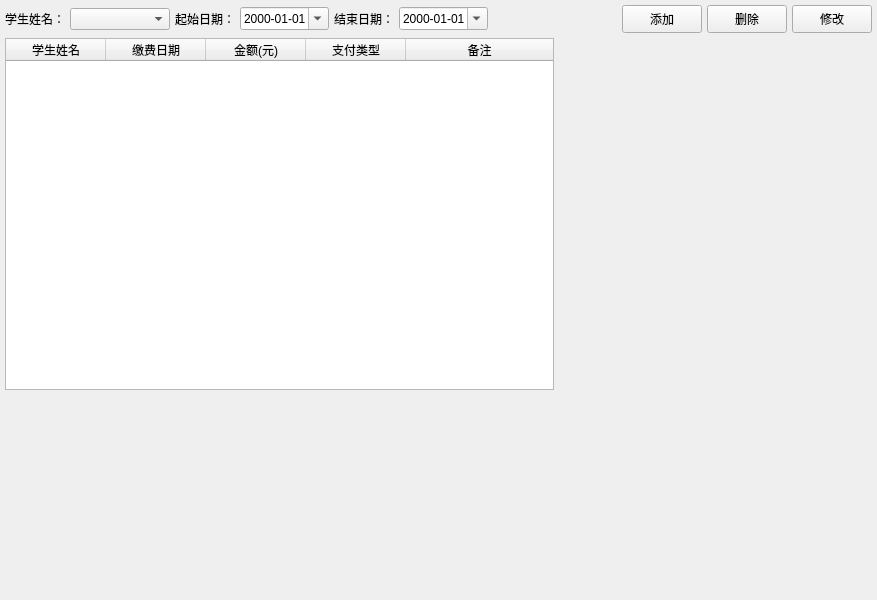
<?xml version="1.0" encoding="UTF-8"?>
<ui version="4.0">
 <class>FinancialWidget</class>
 <widget class="QWidget" name="FinancialWidget">
  <property name="geometry">
   <rect>
    <x>0</x>
    <y>0</y>
    <width>877</width>
    <height>600</height>
   </rect>
  </property>
  <property name="windowTitle">
   <string>财务管理</string>
  </property>
  <layout class="QVBoxLayout" name="verticalLayout">
   <property name="spacing">
    <number>5</number>
   </property>
   <property name="leftMargin">
    <number>5</number>
   </property>
   <property name="topMargin">
    <number>5</number>
   </property>
   <property name="rightMargin">
    <number>5</number>
   </property>
   <property name="bottomMargin">
    <number>5</number>
   </property>
   <item>
    <layout class="QVBoxLayout" name="topSection">
     <item>
      <layout class="QHBoxLayout" name="searchFilterBar">
       <item>
        <widget class="QLabel" name="labelStudent">
         <property name="text">
          <string>学生姓名：</string>
         </property>
        </widget>
       </item>
       <item>
        <widget class="QComboBox" name="comboStudent">
         <property name="minimumSize">
          <size>
           <width>100</width>
           <height>0</height>
          </size>
         </property>
        </widget>
       </item>
       <item>
        <widget class="QLabel" name="labelStartDate">
         <property name="text">
          <string>起始日期：</string>
         </property>
        </widget>
       </item>
       <item>
        <widget class="QDateEdit" name="dateStart">
         <property name="specialValueText">
          <string>不限</string>
         </property>
         <property name="displayFormat">
          <string>yyyy-MM-dd</string>
         </property>
         <property name="calendarPopup">
          <bool>true</bool>
         </property>
        </widget>
       </item>
       <item>
        <widget class="QLabel" name="labelEndDate">
         <property name="text">
          <string>结束日期：</string>
         </property>
        </widget>
       </item>
       <item>
        <widget class="QDateEdit" name="dateEnd">
         <property name="specialValueText">
          <string>不限</string>
         </property>
         <property name="displayFormat">
          <string>yyyy-MM-dd</string>
         </property>
         <property name="calendarPopup">
          <bool>true</bool>
         </property>
        </widget>
       </item>
       <item>
        <spacer name="horizontalSpacer_2">
         <property name="orientation">
          <enum>Qt::Horizontal</enum>
         </property>
         <property name="sizeHint" stdset="0">
          <size>
           <width>20</width>
           <height>20</height>
          </size>
         </property>
        </spacer>
       </item>
       <item>
        <widget class="QPushButton" name="btnAddFilter">
         <property name="minimumSize">
          <size>
           <width>70</width>
           <height>28</height>
          </size>
         </property>
         <property name="text">
          <string>添加</string>
         </property>
        </widget>
       </item>
       <item>
        <widget class="QPushButton" name="btnDelete">
         <property name="minimumSize">
          <size>
           <width>70</width>
           <height>28</height>
          </size>
         </property>
         <property name="text">
          <string>删除</string>
         </property>
        </widget>
       </item>
       <item>
        <widget class="QPushButton" name="btnModify">
         <property name="minimumSize">
          <size>
           <width>70</width>
           <height>28</height>
          </size>
         </property>
         <property name="text">
          <string>修改</string>
         </property>
        </widget>
       </item>
      </layout>
     </item>
     <item>
      <layout class="QHBoxLayout" name="topLayout" stretch="7,4">
       <item>
        <widget class="QTableWidget" name="tableWidget">
         <property name="alternatingRowColors">
          <bool>true</bool>
         </property>
         <property name="selectionBehavior">
          <enum>QAbstractItemView::SelectRows</enum>
         </property>
         <attribute name="horizontalHeaderStretchLastSection">
          <bool>true</bool>
         </attribute>
         <column>
          <property name="text">
           <string>学生姓名</string>
          </property>
         </column>
         <column>
          <property name="text">
           <string>缴费日期</string>
          </property>
         </column>
         <column>
          <property name="text">
           <string>金额(元)</string>
          </property>
         </column>
         <column>
          <property name="text">
           <string>支付类型</string>
          </property>
         </column>
         <column>
          <property name="text">
           <string>备注</string>
          </property>
         </column>
        </widget>
       </item>
       <item>
        <widget class="QWidget" name="pieChartWidget" native="true">
         <property name="minimumSize">
          <size>
           <width>200</width>
           <height>0</height>
          </size>
         </property>
        </widget>
       </item>
      </layout>
     </item>
    </layout>
   </item>
   <item>
    <widget class="QWidget" name="lineChartWidget" native="true">
     <property name="minimumSize">
      <size>
       <width>0</width>
       <height>200</height>
      </size>
     </property>
    </widget>
   </item>
  </layout>
 </widget>
 <resources/>
 <connections/>
</ui>
